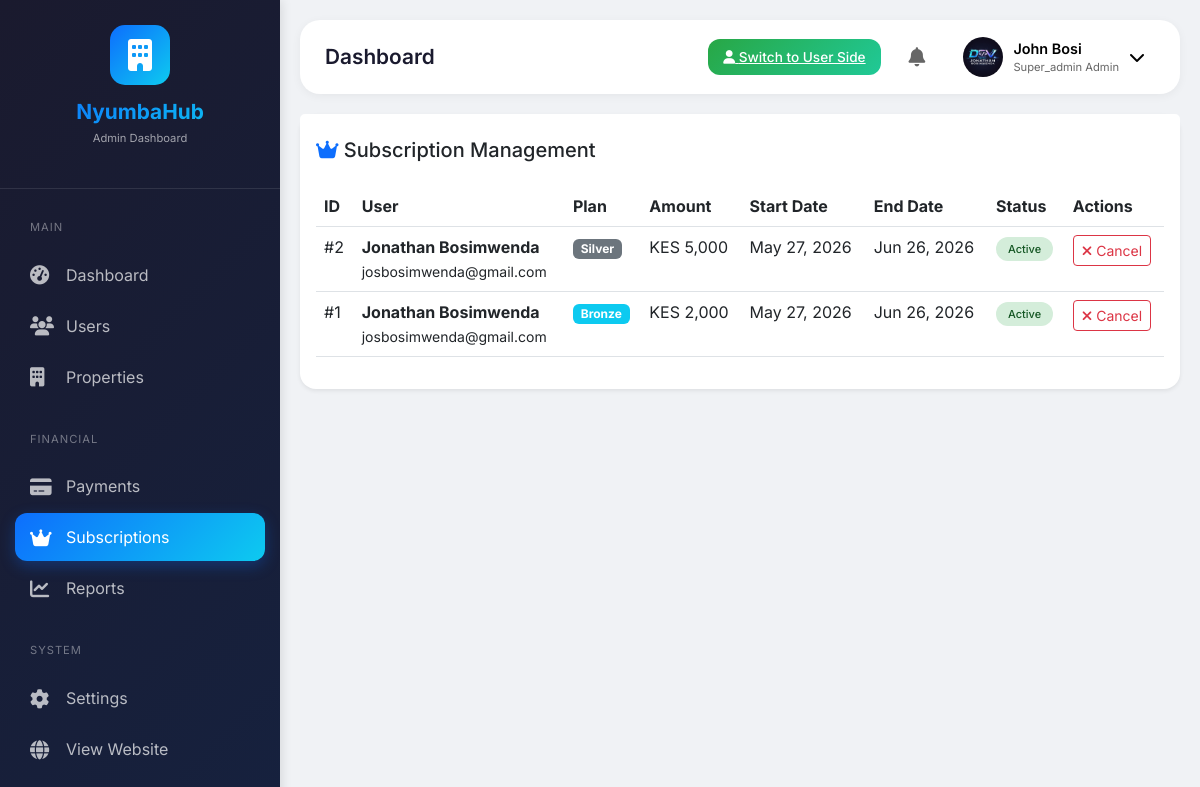
The app's page /admin/subscriptions.php (signed in) with its own data.
### tables this page shows
CREATE TABLE `users` (
  `id` int(11) NOT NULL,
  `full_name` varchar(255) NOT NULL,
  `email` varchar(255) NOT NULL,
  `password` varchar(255) NOT NULL,
  `phone` varchar(20) DEFAULT NULL,
  `bio` text DEFAULT NULL,
  `facebook_link` varchar(255) DEFAULT NULL,
  `twitter_link` varchar(255) DEFAULT NULL,
  `instagram_link` varchar(255) DEFAULT NULL,
  `last_login` timestamp NULL DEFAULT NULL,
  `profile_image` varchar(255) DEFAULT 'default-avatar.png',
  `user_type` enum('user','admin','super_admin') DEFAULT 'user',
  `role` enum('user','admin','super_admin') DEFAULT 'user',
  `is_verified` tinyint(1) DEFAULT 0,
  `verification_badge` tinyint(1) DEFAULT 0,
  `subscription_plan` enum('bronze','silver','gold') DEFAULT 'bronze',
  `subscription_expiry` date DEFAULT NULL,
  `created_at` timestamp NOT NULL DEFAULT current_timestamp(),
  `updated_at` timestamp NOT NULL DEFAULT current_timestamp() ON UPDATE current_timestamp(),
  `status` enum('active','suspended','deleted') DEFAULT 'active'
);

CREATE TABLE `subscriptions` (
  `id` int(11) NOT NULL,
  `user_id` int(11) NOT NULL,
  `plan` enum('bronze','silver','gold') NOT NULL,
  `amount` decimal(10,2) NOT NULL,
  `start_date` date NOT NULL,
  `end_date` date NOT NULL,
  `status` enum('active','expired','cancelled') DEFAULT 'active',
  `payment_id` int(11) DEFAULT NULL,
  `created_at` timestamp NOT NULL DEFAULT current_timestamp()
);

### admin/subscriptions.php (the view, shortened to what this page needs)
<?php
require_once '../includes/config.php';
require_once '../includes/admin-header.php';
$stmt = $pdo->query("SELECT s.*, u.full_name as user_name, u.email as user_email
                     FROM subscriptions s
                     JOIN users u ON s.user_id = u.id
                     ORDER BY s.created_at DESC");
$subscriptions = $stmt->fetchAll();
?>
<div class="card border-0 shadow-sm rounded-4">
    <div class="card-header bg-white border-0 pt-4">
        <h5 class="mb-0"><i class="fas fa-crown text-primary"></i> Subscription Management</h5>
    </div>
    <div class="card-body">
        <div class="table-responsive">
            <table class="table table-hover">
                <thead>
                    <tr>
                        <th>ID</th>
                        <th>User</th>
                        <th>Plan</th>
                        <th>Amount</th>
                        <th>Start Date</th>
                        <th>End Date</th>
                        <th>Status</th>
                        <th>Actions</th>
                    </tr>
                </thead>
                <tbody>
                    <?php foreach($subscriptions as $sub): ?>
                    <tr>
                        <td>#<?php echo $sub['id']; ?></td>
                        <td>
                            <strong><?php echo htmlspecialchars($sub['user_name']); ?></strong><br>
                            <small><?php echo $sub['user_email']; ?></small>
                        </td>
                        <td><span class="badge bg-<?php echo $sub['plan'] == 'gold' ? 'warning' : ($sub['plan'] == 'silver' ? 'secondary' : 'info'); ?>">
                            <?php echo ucfirst($sub['plan']); ?>
                        </span></td>
                        <td>KES <?php echo number_format($sub['amount']); ?></td>
                        <td><?php echo date('M d, Y', strtotime($sub['start_date'])); ?></td>
                        <td><?php echo date('M d, Y', strtotime($sub['end_date'])); ?></td>
                        <td>
                            <span class="badge-status badge-<?php echo $sub['status'] == 'active' ? 'approved' : 'pending'; ?>">
                                <?php echo ucfirst($sub['status']); ?>
                            </span>
                        </td>
                        <td>
                            <button class="btn btn-sm btn-outline-danger" onclick="cancelSubscription(<?php echo $sub['id']; ?>)">
                                <i class="fas fa-times"></i> Cancel
                            </button>
                        </td>
                    </tr>
                    <?php endforeach; ?>
                </tbody>
            </table>
        </div>
    </div>
</div>
<?php require_once '../includes/admin-footer.php'; ?>

### includes/admin-header.php (shortened to what this page needs)
<?php
$stmt = $pdo->prepare("SELECT * FROM users WHERE id = ?");
$stmt->execute([$_SESSION['user_id']]);
$admin = $stmt->fetch();
?>
<!DOCTYPE html>
<html lang="en">
<head>
    <link href="https://cdn.jsdelivr.net/npm/bootstrap@5.3.0/dist/css/bootstrap.min.css" rel="stylesheet">
    <link rel="stylesheet" href="https://cdnjs.cloudflare.com/ajax/libs/font-awesome/6.4.0/css/all.min.css">
</head>
<body>
<div class="admin-sidebar" id="adminSidebar">
    <div class="sidebar-header">
        <div class="logo-icon">
            <i class="fas fa-building"></i>
        </div>
        <h3>NyumbaHub</h3>
        <p>Admin Dashboard</p>
    </div>
    <div class="sidebar-nav">
        <div class="nav-section">
            <div class="nav-section-title">MAIN</div>
            <div class="nav-item">
                <a class="nav-link <?php echo basename($_SERVER['PHP_SELF']) == 'dashboard.php' ? 'active' : ''; ?>" href="dashboard.php">
                    <i class="fas fa-tachometer-alt"></i> Dashboard
                </a>
            </div>
            <div class="nav-item">
                <a class="nav-link <?php echo basename($_SERVER['PHP_SELF']) == 'users.php' ? 'active' : ''; ?>" href="users.php">
                    <i class="fas fa-users"></i> Users
                </a>
            </div>
            <div class="nav-item">
                <a class="nav-link <?php echo basename($_SERVER['PHP_SELF']) == 'properties.php' ? 'active' : ''; ?>" href="properties.php">
                    <i class="fas fa-building"></i> Properties
                </a>
            </div>
        </div>
        <div class="nav-section">
            <div class="nav-section-title">FINANCIAL</div>
            <div class="nav-item">
                <a class="nav-link <?php echo basename($_SERVER['PHP_SELF']) == 'payments.php' ? 'active' : ''; ?>" href="payments.php">
                    <i class="fas fa-credit-card"></i> Payments
                </a>
            </div>
            <div class="nav-item">
                <a class="nav-link <?php echo basename($_SERVER['PHP_SELF']) == 'subscriptions.php' ? 'active' : ''; ?>" href="subscriptions.php">
                    <i class="fas fa-crown"></i> Subscriptions
                </a>
            </div>
            <div class="nav-item">
                <a class="nav-link <?php echo basename($_SERVER['PHP_SELF']) == 'reports.php' ? 'active' : ''; ?>" href="reports.php">
                    <i class="fas fa-chart-line"></i> Reports
                </a>
            </div>
        </div>
        <div class="nav-section">
            <div class="nav-section-title">SYSTEM</div>
            <div class="nav-item">
                <a class="nav-link <?php echo basename($_SERVER['PHP_SELF']) == 'settings.php' ? 'active' : ''; ?>" href="settings.php">
                    <i class="fas fa-cog"></i> Settings
                </a>
            </div>
            <div class="nav-item">
                <a class="nav-link" href="../">
                    <i class="fas fa-globe"></i> View Website
                </a>
            </div>
        </div>
    </div>
</div>
<div class="admin-main">
    <div class="admin-topbar">
        <div class="topbar-left">
            <h4 class="page-title"><?php echo $page_title ?? 'Dashboard'; ?></h4>
        </div>
        <div class="topbar-right">
            <a href="../dashboard.php" class="switch-user-btn">
                <i class="fas fa-user"></i> Switch to User Side
            </a>
            <div class="notifications-dropdown">
                <button class="notifications-btn" id="notificationsBtn">
                    <i class="fas fa-bell"></i>
                </button>
            </div>
            <div class="user-dropdown">
                <button class="user-btn" id="userBtn">
                    <img src="<?php echo SITE_URL . 'uploads/profiles/' . ($admin['profile_image'] ?? 'default-avatar.png'); ?>"
                         class="user-avatar" alt="Admin">
                    <div class="user-info d-none d-sm-block">
                        <div class="user-name"><?php echo htmlspecialchars($admin['full_name']); ?></div>
                        <div class="user-role"><?php echo ucfirst($_SESSION['user_role']); ?> Admin</div>
                    </div>
                    <i class="fas fa-chevron-down d-none d-sm-block"></i>
                </button>
            </div>
        </div>
    </div>
    <div class="admin-content">

### includes/admin-header.php (style rules this page uses)
* { margin: 0; padding: 0; box-sizing: border-box; }
body { font-family: 'Inter', sans-serif; background: #f0f2f5; overflow-x: hidden; }
.admin-sidebar { position: fixed; left: 0; top: 0; bottom: 0; width: 280px; background: linear-gradient(135deg, #1a1a2e 0%, #16213e 100%); color: white; z-index: 1000; transition: all 0.3s cubic-bezier(0.4, 0, 0.2, 1); overflow-y: auto; box-shadow: 2px 0 10px rgba(0,0,0,0.1); }
.sidebar-header { padding: 25px 20px; text-align: center; border-bottom: 1px solid rgba(255,255,255,0.1); margin-bottom: 20px; }
.sidebar-header .logo-icon { width: 60px; height: 60px; background: linear-gradient(135deg, #0d6efd, #0dcaf0); border-radius: 15px; display: flex; align-items: center; justify-content: center; margin: 0 auto 15px; }
.sidebar-header .logo-icon i { font-size: 2rem; color: white; }
.sidebar-header h3 { font-size: 1.3rem; font-weight: 700; margin: 0; background: linear-gradient(135deg, #0d6efd, #0dcaf0); -webkit-background-clip: text; -webkit-text-fill-color: transparent; }
.sidebar-header p { font-size: 0.7rem; opacity: 0.6; margin-top: 5px; }
.sidebar-nav { padding: 0 15px; }
.nav-section { margin-bottom: 20px; }
.nav-section-title { font-size: 0.7rem; text-transform: uppercase; letter-spacing: 1px; color: rgba(255,255,255,0.4); padding: 10px 15px; margin-bottom: 5px; }
.nav-item { margin: 3px 0; }
.nav-link { color: rgba(255,255,255,0.7); padding: 12px 15px; border-radius: 12px; transition: all 0.3s ease; display: flex; align-items: center; gap: 12px; text-decoration: none; }
.nav-link.active { background: linear-gradient(135deg, #0d6efd, #0dcaf0); color: white; box-shadow: 0 5px 15px rgba(13,110,253,0.3); }
.nav-link i { width: 24px; font-size: 1.2rem; }
.admin-main { margin-left: 280px; transition: all 0.3s ease; }
.admin-topbar { background: white; padding: 12px 25px; margin: 20px 20px 0 20px; border-radius: 20px; box-shadow: 0 2px 10px rgba(0,0,0,0.05); display: flex; justify-content: space-between; align-items: center; }
.topbar-left { display: flex; align-items: center; gap: 15px; }
.page-title { font-size: 1.3rem; font-weight: 600; margin: 0; color: #1a1a2e; }
.topbar-right { display: flex; align-items: center; gap: 20px; }
.notifications-dropdown { position: relative; }
.notifications-btn { background: none; border: none; font-size: 1.2rem; color: #666; cursor: pointer; position: relative; padding: 8px; border-radius: 10px; transition: all 0.3s ease; }
.user-dropdown { position: relative; }
.user-btn { display: flex; align-items: center; gap: 10px; background: none; border: none; cursor: pointer; padding: 5px 10px; border-radius: 50px; transition: all 0.3s ease; }
.user-avatar { width: 40px; height: 40px; border-radius: 50%; object-fit: cover; }
.user-info { text-align: left; }
.user-name { font-weight: 600; font-size: 0.9rem; margin: 0; }
.user-role { font-size: 0.7rem; color: #666; }
.switch-user-btn { background: linear-gradient(135deg, #28a745, #20c997); border: none; padding: 8px 15px; border-radius: 12px; color: white; font-size: 0.85rem; font-weight: 500; transition: all 0.3s ease; }
.admin-content { padding: 20px; }
.badge-status { padding: 5px 12px; border-radius: 20px; font-size: 11px; font-weight: 500; }
.badge-approved { background: #d4edda; color: #155724; }

### records on screen
users: profile_image (picture), full_name "John Bosi"
subscriptions: id "2", user.full_name "Jonathan Bosimwenda", user.email "josbosimwenda@gmail.com", plan "Silver", amount "5,000", start_date "May 27, 2026", end_date "Jun 26, 2026", status "Active"
subscriptions: id "1", user.full_name "Jonathan Bosimwenda", user.email "josbosimwenda@gmail.com", plan "Bronze", amount "2,000", start_date "May 27, 2026", end_date "Jun 26, 2026", status "Active"

### other values on screen
$page_title "Dashboard"
$_SESSION['user_role'] "Super_admin"
